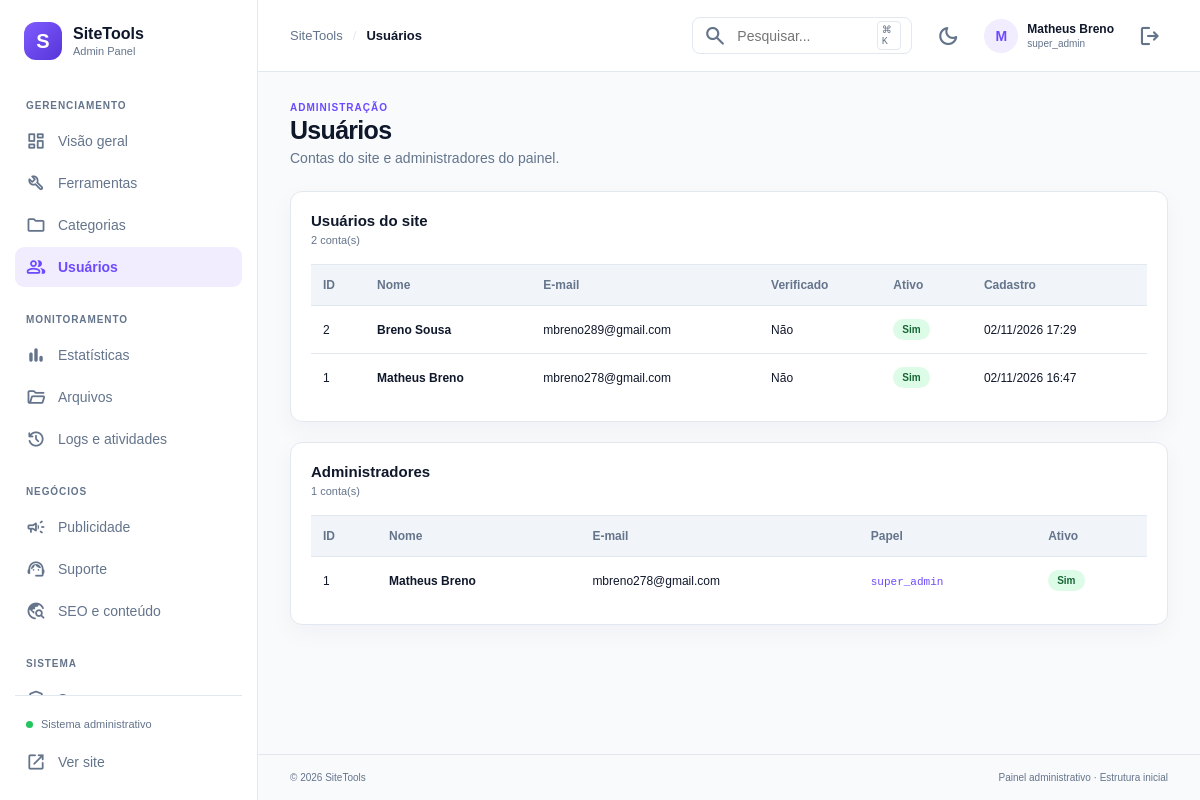
Screenshot of /admin/index.php?page=users (signed in) with the database file from the repository.
### tables this page shows
CREATE TABLE IF NOT EXISTS `users` (
  `id` int UNSIGNED NOT NULL AUTO_INCREMENT,
  `name` varchar(120) NOT NULL,
  `email` varchar(190) NOT NULL,
  `password_hash` varchar(255) NOT NULL,
  `is_active` tinyint(1) NOT NULL DEFAULT '1',
  `last_login_at` datetime DEFAULT NULL,
  `deleted_at` datetime DEFAULT NULL,
  `created_at` datetime NOT NULL DEFAULT CURRENT_TIMESTAMP,
  `updated_at` datetime DEFAULT NULL,
  `email_verified_at` datetime DEFAULT NULL,
  `verify_token` varchar(64) DEFAULT NULL,
  `verify_token_expires_at` datetime DEFAULT NULL,
  `reset_token` varchar(64) DEFAULT NULL,
  `reset_token_expires_at` datetime DEFAULT NULL,
  PRIMARY KEY (`id`),
  UNIQUE KEY `uq_users_email` (`email`)
);

### admin/includes/helpers.php (called while the page is built, shortened)
<?php
function e(?string $value): string
{
    return htmlspecialchars($value ?? '', ENT_QUOTES | ENT_SUBSTITUTE, 'UTF-8');
}

### admin/pages/users.php (the view, shortened to what this page needs)
<?php
$users = [];
$admins = [];
try {
    $pdo = db();
    try {
        $users = $pdo->query(
            'SELECT id, name, email, is_active, email_verified_at, last_login_at, created_at
             FROM users ORDER BY id DESC LIMIT 200'
        )->fetchAll();
    } catch (Throwable) {
        $users = $pdo->query(
            'SELECT id, name, email, email_verified_at, created_at FROM users ORDER BY id DESC LIMIT 200'
        )->fetchAll();
    }
    $admins = $pdo->query(
        'SELECT id, name, email, role, is_active, created_at FROM admin_users ORDER BY id ASC'
    )->fetchAll();
} catch (Throwable $e) {
    $error = true;
}
?>
<div class="page-heading">
    <div>
        <p class="eyebrow">ADMINISTRAÇÃO</p>
        <h1>Usuários</h1>
        <p class="muted">Contas do site e administradores do painel.</p>
    </div>
</div>
<div class="panel" style="margin-bottom:20px;">
    <div class="panel-heading"><div><h2>Usuários do site</h2><p class="muted"><?= count($users) ?> conta(s)</p></div></div>
    <div class="table-wrap">
        <table id="usersTable">
            <thead><tr><th>ID</th><th>Nome</th><th>E-mail</th><th>Verificado</th><th>Ativo</th><th>Cadastro</th></tr></thead>
            <tbody>
            <?php foreach ($users as $u): ?>
                <tr>
                    <td><?= (int) $u['id'] ?></td>
                    <td><strong><?= e($u['name']) ?></strong></td>
                    <td><?= e($u['email']) ?></td>
                    <td><?= !empty($u['email_verified_at']) ? 'Sim' : 'Não' ?></td>
                    <td>
                        <?php if (array_key_exists('is_active', $u)): ?>
                            <span class="status-badge <?= (int) $u['is_active'] === 1 ? 'status-active' : 'status-inactive' ?>">
                                <?= (int) $u['is_active'] === 1 ? 'Sim' : 'Não' ?>
                            </span>
                        <?php else: ?>—<?php endif; ?>
                    </td>
                    <td><?= e(isset($u['created_at']) ? date('d/m/Y H:i', strtotime($u['created_at'])) : '—') ?></td>
                </tr>
            <?php endforeach; ?>
            </tbody>
        </table>
    </div>
</div>
<div class="panel">
    <div class="panel-heading"><div><h2>Administradores</h2><p class="muted"><?= count($admins) ?> conta(s)</p></div></div>
    <div class="table-wrap">
        <table>
            <thead><tr><th>ID</th><th>Nome</th><th>E-mail</th><th>Papel</th><th>Ativo</th></tr></thead>
            <tbody>
            <?php foreach ($admins as $a): ?>
                <tr>
                    <td><?= (int) $a['id'] ?></td>
                    <td><strong><?= e($a['name']) ?></strong></td>
                    <td><?= e($a['email']) ?></td>
                    <td><code><?= e($a['role']) ?></code></td>
                    <td><span class="status-badge <?= (int) $a['is_active'] === 1 ? 'status-active' : 'status-inactive' ?>"><?= (int) $a['is_active'] === 1 ? 'Sim' : 'Não' ?></span></td>
                </tr>
            <?php endforeach; ?>
            </tbody>
        </table>
    </div>
</div>

### admin/assets/css/admin.css (style rules this page uses)
:root { --bg:#f8fafc;--surface:#fff;--surface-2:#f1f5f9;--text:#0f172a;--muted:#64748b;--border:#e2e8f0;--primary:#6d4aff;--primary-soft:#f1edff;--success:#16a34a;--warning:#d97706;--danger:#dc2626;--sidebar-width:258px;--shadow:0 8px 24px rgba(15,23,42,.04) }
* { box-sizing:border-box }
body { margin:0;background:var(--bg);color:var(--text);font-family:"DM Sans",Arial,sans-serif;font-size:14px }
.page-heading { display:flex;align-items:center;justify-content:space-between;margin-bottom:25px }
.page-heading h1 { font-size:25px;letter-spacing:-.7px;margin:3px 0 5px }
.eyebrow { font-size:10px;letter-spacing:.1em;font-weight:700;color:var(--primary);margin:0 }
.muted { color:var(--muted);margin:0 }
.stat-card,.panel { background:var(--surface);border:1px solid var(--border);border-radius:12px;box-shadow:var(--shadow) }
.panel { padding:20px }
.panel-heading { display:flex;justify-content:space-between;align-items:flex-start;margin-bottom:18px }
.panel-heading h2 { font-size:15px;margin:0 0 5px }
.panel-heading p { font-size:11px }
.status-badge { display:inline-flex;padding:5px 9px;border-radius:20px;font-size:10px;font-weight:700 }
.status-active { background:#dcfce7;color:#166534 }
.table-wrap { overflow:auto }
table { border-collapse:collapse;width:100%;min-width:650px }
th,td { text-align:left;padding:13px 12px;border-top:1px solid var(--border);font-size:12px }
th { color:var(--muted);font-weight:600;background:var(--surface-2) }
td strong { display:block }
td code { font-size:11px;color:var(--primary) }

### rows the page displays
users: id "2", name "Breno Sousa", email "mbreno289@gmail.com", shows "Não", is_active "Sim", created_at "02/11/2026 17:29"
users: id "1", name "Matheus Breno", email "mbreno278@gmail.com", shows "Não", is_active "Sim", created_at "02/11/2026 16:47"

### other values shown
$groupName "GERENCIAMENTO"
$label "Visão geral"
$label "Ferramentas"
$label "Categorias"
$label "Usuários"
$groupName "MONITORAMENTO"
$label "Estatísticas"
$label "Arquivos"
$label "Logs e atividades"
$groupName "NEGÓCIOS"
$label "Publicidade"
$label "Suporte"
$label "SEO e conteúdo"
$groupName "SISTEMA"
$pageTitle "Usuários"
